Frame 1 (no input): blank canvas, image omitted
Frame 60 (no input): blank canvas, image omitted
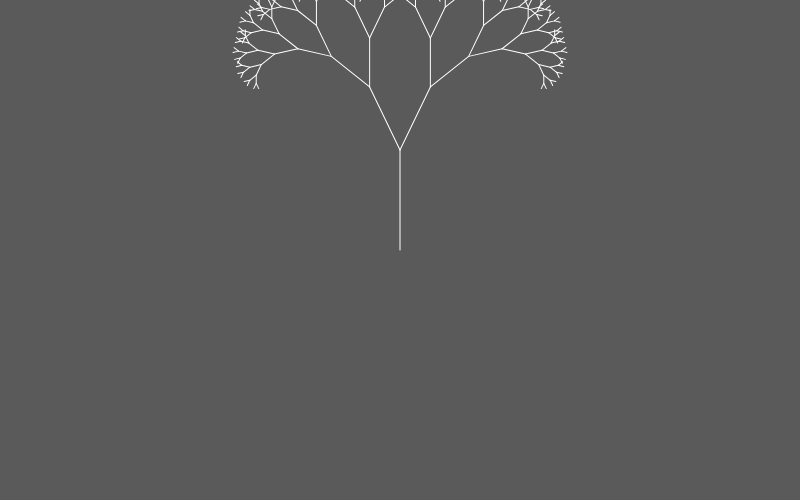
Frame 120 (the mouse pressed at the canvas centre since frame 60)

The p5.js sketch whose frames 1 and 60 were blank and that drew this single picture after the mouse press (run headless with seeded random() and noise() and a simulated clock; from frame 60 on, the mouse is pressed at the canvas centre):

// p5.js sketch
// ── sketch.js
function setup() {
  createCanvas(800,500);
  background (90); //Background gray
}

function draw() {
}

function branch(leng){
  line(0,0,0,-leng);
  translate (0,-leng); //Begin of a new branch equals end of last branch
  leng = leng * 0.7; //Length of new branch is 0.7 the size of the last branch
  if(leng > 5) { //Create tree branches rotating the lines
    push();
    rotate(PI/7);
    branch(leng);
    pop();
    push();
    rotate(-PI/7);
    branch(leng);
    pop();
}
}

function mousePressed (){
  push();
  translate(mouseX, mouseY); //Origin at mouse pressed
  stroke(255); //Line white
  branch(100); //Draw a new tree
  pop();
}
